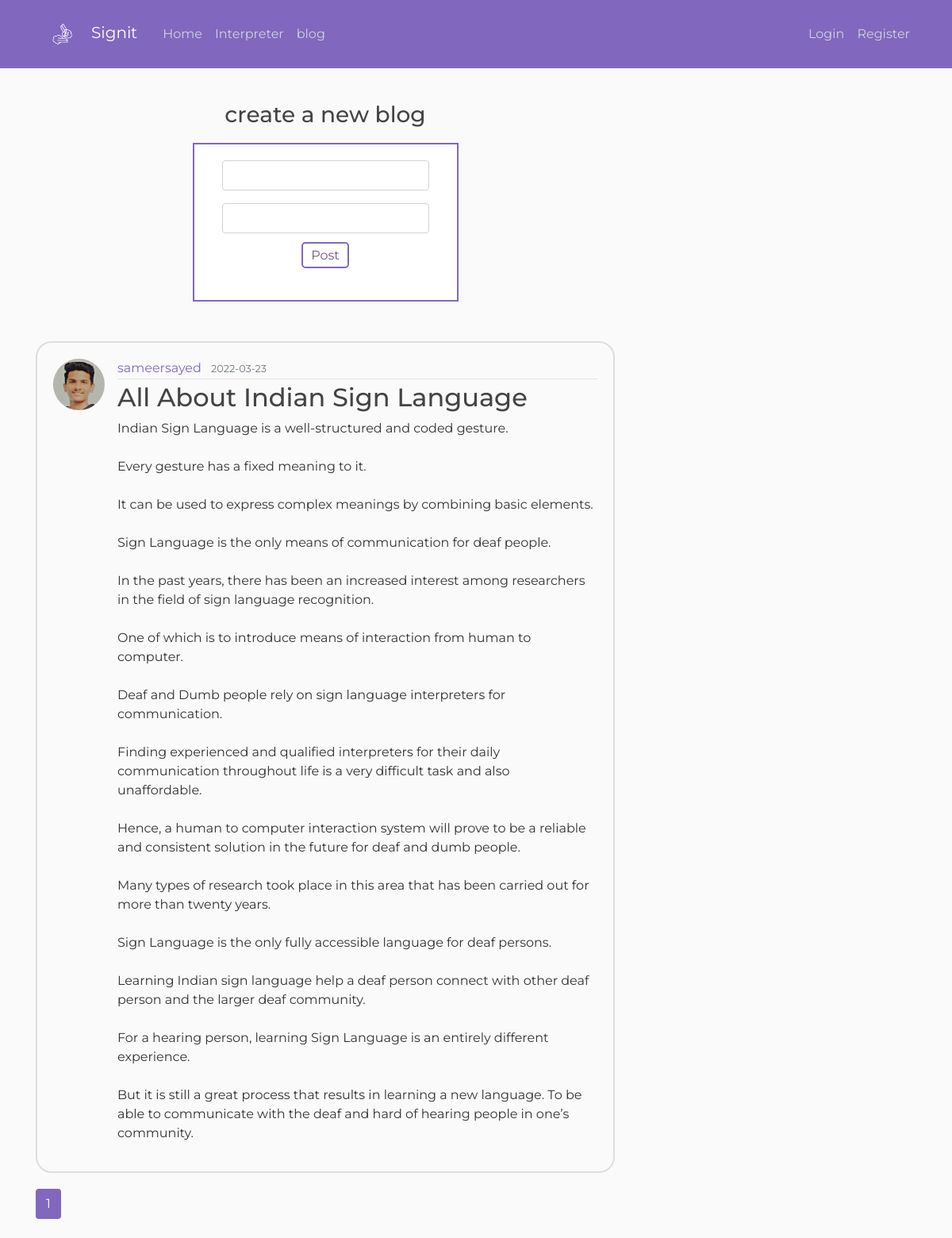
Page /blog on the committed database.
### flaskblog/models.py (models this page shows, shortened)
class Post(db.Model):
    id = db.Column(db.Integer, primary_key=True)
    title = db.Column(db.String(100), nullable=False)
    date_posted = db.Column(db.DateTime, nullable=False, default=datetime.utcnow)
    content = db.Column(db.Text, nullable=False)
    user_id = db.Column(db.Integer, db.ForeignKey('user.id'), nullable=False)

class User(db.Model, UserMixin):
    id = db.Column(db.Integer, primary_key=True)
    username = db.Column(db.String(20), unique=True, nullable=False)
    email = db.Column(db.String(120), unique=True, nullable=False)
    image_file = db.Column(db.String(20), nullable=False, default='default.jpg')
    password = db.Column(db.String(60), nullable=False)
    posts = db.relationship('Post', backref='author', lazy=True)

### flaskblog/main/routes.py (the view)
@main.route("/blog")
def blog():
    page = request.args.get('page', 1, type=int)
    posts = Post.query.order_by(Post.date_posted.desc()).paginate(page=page, per_page=5)
    return render_template('blog.html',posts=posts)

### flaskblog/templates/blog.html (shortened to what this page needs)
{% extends "layout.html" %}
{% block content %}
<main role="main" class="container">
  <div class="row">
  <div class="col-md-8">
    {% if not current_user.is_authenticated %}
  <div id="new">
    <h3 class="text-center text-black pt-5">create a new blog</h3>
    <div class="container">
        <div id="new-row" class="row justify-content-center align-items-center">
            <div id="new-column" class="col-md-6">
                <div id="new-box" class="col-md-12">
                    <form id="new-form" class="form" action="" method="post">
                        <div class="form-group">
                            <input type="text" name="username" id="username" class="form-control">
                        </div>
                        <div class="form-group">
                            <input type="text" name="password" id="password" class="form-control">
                        </div>
                        <div id="new-link" class="text-center">
                            <a href="{{ url_for('users.login') }}" class="text btn1 signit">Post</a>
                        </div>
                    </form>
                </div>
            </div>
        </div>
    </div>
</div>
 {%endif%}
    {% for post in posts.items %}<div class="a1">
        <article class="media content-section1">
          <img class="rounded-circle article-img" src="{{ url_for('static', filename='profile_pics/' + post.author.image_file) }}">
          <div class="media-body">
            <div class="article-metadata">
              <a class="mr-2" href="{{ url_for('users.user_posts', username=post.author.username) }}">{{ post.author.username }}</a>
              <small class="text-muted">{{ post.date_posted.strftime('%Y-%m-%d') }}</small>
            </div>
            <h2><a class="article-title" href="{{ url_for('posts.post', post_id=post.id) }}">{{ post.title }}</a></h2>
            <p class="article-content">{{ post.content }}</p>
          </div>
        </article>
    {% endfor %}
    {% for page_num in posts.iter_pages(left_edge=1, right_edge=1, left_current=1, right_current=2) %}
      {% if page_num %}
        {% if posts.page == page_num %}
          <a class="btn colored-section mb-4" href="{{ url_for('main.blog', page=page_num) }}">{{ page_num }}</a>
        {% else %}
          <a class="btn signit mb-4" href="{{ url_for('main.blog', page=page_num) }}">{{ page_num }}</a>
        {% endif %}
      {% else %}
        ...
      {% endif %}
    {% endfor %}</div>
{% endblock content %}

### flaskblog/static/main.css (style rules this page uses)
body { background: #fafafa; color: #333333; margin-top: 5rem; font-family: 'Montserrat'; }
h1, h2, h3, h4, h5, h6 { color: #444444; font-weight: 500; }
.content-section1 { max-width: 800px; border: 2px solid #dddddd; border-radius: 20px; margin-bottom: 20px; display: flex; padding: 20px; }
.article-title { color: #444444; }
.article-content { white-space: pre-line; }
.article-img { height: 65px; width: 65px; margin-right: 16px; }
.article-metadata { padding-bottom: 1px; margin-bottom: 4px; border-bottom: 1px solid #e3e3e3 }
.colored-section { background-color: #8267BE; color: #fff; }
a { color:#8267BE; }
.btn1 { border: 2px solid black; background-color: white; color: black; padding: 5px 10px; font-size: 16px; cursor: pointer; border-radius: 5px; }
.signit { border-color: #8267BE; color: rgb(118, 81, 133); }
#new .container #new-row #new-column #new-box { margin-top: 10px; max-width: 600px; height: 200px; border: 2px solid #8267BE; background-color: #FFF; }
#new .container #new-row #new-column #new-box #new-form { padding: 20px; }
.a1 { padding-top: 50px; }

### rows in the picture
Post: image_file (picture), author.username "sameersayed", date_posted "2022-03-23", title "All About Indian Sign Language", content "Indian Sign Language is a well-structured and coded gesture. Every gesture has a fixed meaning to it. It can be used to express complex meanings by combining basic elements. Sign Language is the only means of communication for deaf people. In the past years, there has been an increased interest among researchers in the field of sign language recognition. One of which is to introduce means of interaction from human to computer. Deaf and Dumb people rely on sign language interpreters for communication. Finding experienced and qualified interpreters for their daily communication throughout life is a very difficult task and also unaffordable. Hence, a human to computer interaction system will…"

### other values in the picture
{{ page_num }} "1"
